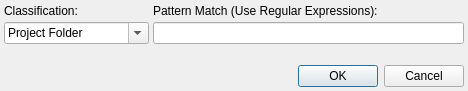
<?xml version="1.0" encoding="UTF-8"?>
<ui version="4.0">
 <class>dialogClassification</class>
 <widget class="QDialog" name="dialogClassification">
  <property name="geometry">
   <rect>
    <x>0</x>
    <y>0</y>
    <width>468</width>
    <height>91</height>
   </rect>
  </property>
  <property name="sizePolicy">
   <sizepolicy hsizetype="Preferred" vsizetype="Preferred">
    <horstretch>0</horstretch>
    <verstretch>0</verstretch>
   </sizepolicy>
  </property>
  <property name="windowTitle">
   <string>Classification</string>
  </property>
  <layout class="QVBoxLayout" name="verticalLayout_3">
   <property name="spacing">
    <number>4</number>
   </property>
   <property name="leftMargin">
    <number>4</number>
   </property>
   <property name="topMargin">
    <number>4</number>
   </property>
   <property name="rightMargin">
    <number>4</number>
   </property>
   <property name="bottomMargin">
    <number>4</number>
   </property>
   <item>
    <layout class="QHBoxLayout" name="horizontalLayout">
     <property name="spacing">
      <number>4</number>
     </property>
     <item>
      <layout class="QVBoxLayout" name="verticalLayoutClassify">
       <property name="spacing">
        <number>4</number>
       </property>
       <item>
        <widget class="QLabel" name="labelClassification">
         <property name="text">
          <string>Classification:</string>
         </property>
        </widget>
       </item>
       <item>
        <widget class="QComboBox" name="comboBoxClassification">
         <property name="editable">
          <bool>true</bool>
         </property>
         <item>
          <property name="text">
           <string>Project Folder</string>
          </property>
         </item>
         <item>
          <property name="text">
           <string>Quote</string>
          </property>
         </item>
         <item>
          <property name="text">
           <string>Functional Design</string>
          </property>
         </item>
         <item>
          <property name="text">
           <string>Estimate</string>
          </property>
         </item>
         <item>
          <property name="text">
           <string>Purchase Order</string>
          </property>
         </item>
         <item>
          <property name="text">
           <string>Change Request</string>
          </property>
         </item>
         <item>
          <property name="text">
           <string>Risk Register</string>
          </property>
         </item>
         <item>
          <property name="text">
           <string>Project Schedule</string>
          </property>
         </item>
         <item>
          <property name="text">
           <string>Issues List</string>
          </property>
         </item>
         <item>
          <property name="text">
           <string>Activity Report</string>
          </property>
         </item>
         <item>
          <property name="text">
           <string>Meeting Presentation</string>
          </property>
         </item>
        </widget>
       </item>
      </layout>
     </item>
     <item>
      <layout class="QVBoxLayout" name="verticalLayoutPatternMatch">
       <property name="spacing">
        <number>4</number>
       </property>
       <item>
        <widget class="QLabel" name="labelPatternMatching">
         <property name="text">
          <string>Pattern Match (Use Regular Expressions):</string>
         </property>
        </widget>
       </item>
       <item>
        <widget class="QLineEdit" name="lineEditPatternMatch"/>
       </item>
      </layout>
     </item>
    </layout>
   </item>
   <item>
    <spacer name="verticalSpacer">
     <property name="orientation">
      <enum>Qt::Vertical</enum>
     </property>
     <property name="sizeHint" stdset="0">
      <size>
       <width>20</width>
       <height>40</height>
      </size>
     </property>
    </spacer>
   </item>
   <item>
    <widget class="QDialogButtonBox" name="buttonBox">
     <property name="sizePolicy">
      <sizepolicy hsizetype="Expanding" vsizetype="Expanding">
       <horstretch>0</horstretch>
       <verstretch>1</verstretch>
      </sizepolicy>
     </property>
     <property name="orientation">
      <enum>Qt::Horizontal</enum>
     </property>
     <property name="standardButtons">
      <set>QDialogButtonBox::Cancel|QDialogButtonBox::Ok</set>
     </property>
    </widget>
   </item>
  </layout>
 </widget>
 <resources/>
 <connections>
  <connection>
   <sender>buttonBox</sender>
   <signal>accepted()</signal>
   <receiver>dialogClassification</receiver>
   <slot>accept()</slot>
   <hints>
    <hint type="sourcelabel">
     <x>248</x>
     <y>254</y>
    </hint>
    <hint type="destinationlabel">
     <x>157</x>
     <y>274</y>
    </hint>
   </hints>
  </connection>
  <connection>
   <sender>buttonBox</sender>
   <signal>rejected()</signal>
   <receiver>dialogClassification</receiver>
   <slot>reject()</slot>
   <hints>
    <hint type="sourcelabel">
     <x>316</x>
     <y>260</y>
    </hint>
    <hint type="destinationlabel">
     <x>286</x>
     <y>274</y>
    </hint>
   </hints>
  </connection>
 </connections>
</ui>
